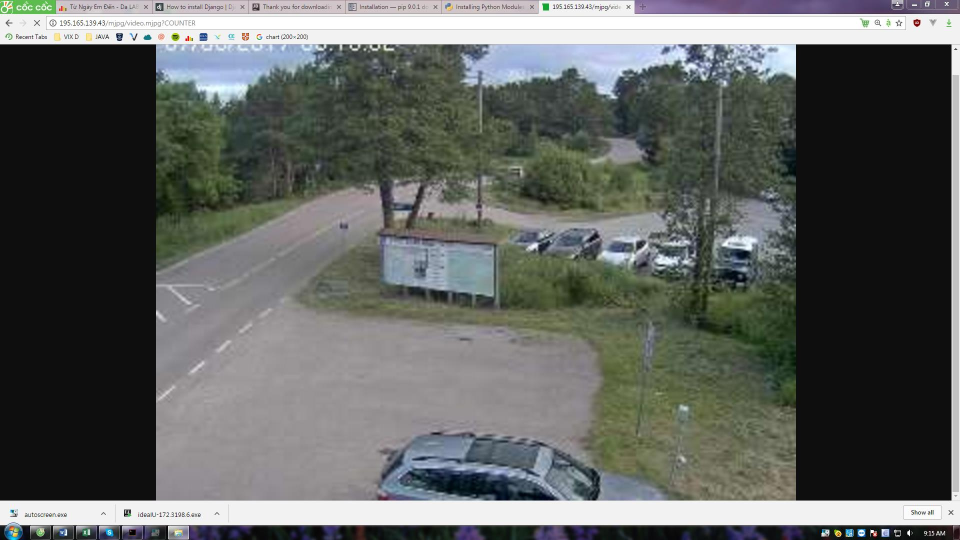
#> input picture images/2017-07-06_09-15-41-308.jpeg, 1920 x 1080 px (shown at 1/2 size)
$ python fingerprint_ccny.py   (Python 2 division)   (older library calls are emulated)
#> lines starting #> are read from the running program, lines starting #| are printed output that depends on the picture
from __future__ import division #make division floating point not integer
# __author__ = 'liorsabag'
import matplotlib as plt
import numpy as np
import cv2
import string
import logging
import time
from pylab import *


# [29 lines left out: function crop_image_to_bb, not called in this run]

from Tkinter import Tk
from tkFileDialog import askopenfilename

def get_file():

    Tk().withdraw() # we don't want a full GUI, so keep the root window from appearing
    filename = askopenfilename() # show an "Open" dialog box and return the path to the selected file
#> the answer given: ../images/2017-07-06_09-15-41-308.jpeg
    print(filename)
    img_array=cv2.imread(filename)
#> img_array is the input picture: shape (1080, 1920, 3); mean B, G, R 95.5, 98.4, 95.5
 #   cv2.imshow('image',img_array)
 #   cv2.waitKey(100)
    return(img_array)


# [204 lines left out: functions find_color_percentages, fp_ccny, not called in this run]


def nothing(x):
    pass

def make_sliders(options):
# Create a black image, a window

    cv2.namedWindow('image')
   # print(options)
    # create trackbars for color change
    for item in options:
        print(item)
        for key in item:
            if item[key] in ["Boolean","boolean","Bool","bool"]:
                range_min=0
                range_max=1
                switch = '0 : OFF \n1 : ON'
                cv2.createTrackbar(switch, 'image',0,1,nothing)
            else:
                range_min=item[key][0]
                range_max=item[key][1]
                cv2.createTrackbar(key,'image',range_min,range_max,nothing)
#                cv2.createTrackbar("H-Min", "Processed", processor.tmin1, 255, processor.min1)
            print('varname:'+key+' min:'+str(range_min)+' max:'+str(range_max))

    # create switch for ON/OFF functionality
#    switch = '0 : OFF \n1 : ON'
#    cv2.createTrackbar(switch, 'image',0,1,nothing)


def get_params(options):
    vals=[]
   # print(options)
    for item in options:
        print(item)
        for key in item:

            if item[key] in ["Boolean","boolean","Bool","bool"]:
                switch = '0 : OFF \n1 : ON'
                value = cv2.getTrackbarPos(switch,'image')
                print('varname:'+key+' val:'+str(value))

            else:
                value = cv2.getTrackbarPos(key,'image')
    #        print('varname:'+key+' val:'+str(value))
            vals.append(value)
    return(vals)


# [52 lines left out: function fp_old, not called in this run]

def unwrinkle(img_array,params):
    """
    :param img_array:
    :return unwrinkled image:
    """
    print('unwrinkling...')

    #greyscale
    #gaussian smooth
    #canny edge
    #morphology (dilate i guess) to remove small ad edges
    #histogram equalization
    #select circle centered on image
    #radon xform
    #rotate to 0
    #haar wavelet
    #co-occurence matrix for wavelet subimages
    #six statistical features


#    h, w = img_array.shape[:2]
#maybe deal with grayscale input images.......tomorrow
#defaults
#    blur_kernelsize=1
#    blur_sigma=9
#    edge_minval=30
#    edge_maxval=90
#    edge_aperture_size=3
#    use_accurate_gradient=1
#    erode_size=1

  #  print locals().keys()
    blur_kernelsize=params[0]
    blur_sigma=params[1]
    edge_minval=params[2]
    edge_maxval=params[3]
    edge_aperture_size=params[4]
    use_accurate_gradient=params[5]
    erode_size=params[6]

#convert to gray
    gray = cv2.cvtColor(img_array, cv2.COLOR_BGR2GRAY)
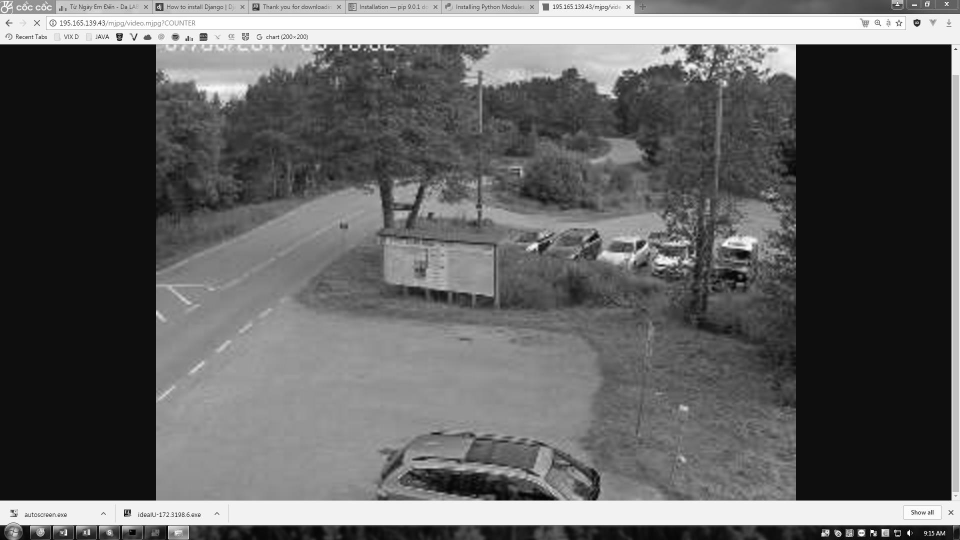
#> gray: shape (1080, 1920) (shown at 1/2 size); min 0, max 255, mean 97.1

#blur (guassian) kernelsize has to be odd
    if blur_kernelsize%2 != 1 :
        blur_kernelsize=blur_kernelsize+1
    blurred=cv2.GaussianBlur(gray,(blur_kernelsize,blur_kernelsize),blur_sigma)

#find edges - canny edge detector
#    edges = cv2.Canny(blurred,minVal=edge_minval,maxVal=edge_maxval,aperture_size=edge_aperture_size,L2gradient=use_accurate_gradient)
    #edge_map=
    if edge_aperture_size % 2 != 1:
        edge_aperture_size=edge_aperture_size+1
    if edge_aperture_size <3:
        edge_aperture_size = 3    #edge_map=
    if edge_aperture_size >7:
        edge_aperture_size = 7

    if edge_minval is 0:
        edge_minval = 1
    if edge_maxval is 0:
        edge_maxval = 1
  #  edge_minval=50
 #   edge_maxval=100
    if use_accurate_gradient:
        edges = cv2.Canny(image=blurred,threshold1=edge_minval,threshold2=edge_maxval,apertureSize=edge_aperture_size,L2gradient=True)
    else:
  #$      edges = cv2.Canny(image=blurred,threshold1=edge_minval,threshold2=edge_maxval,apertureSize=edge_aperture_size,L2gradient=False)size
        print('eap:'+str(edge_aperture_size))
        edges = cv2.Canny(image=blurred,threshold1=edge_minval,threshold2=edge_maxval,apertureSize=edge_aperture_size,L2gradient=False)
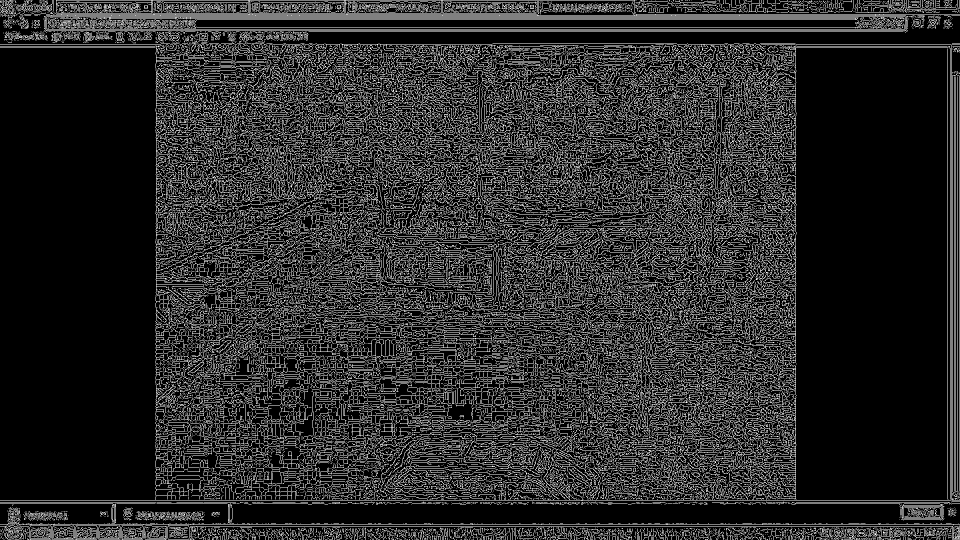
#> edges: shape (1080, 1920) (shown at 1/2 size); 16.7% white in thin lines or dots
#erod
    if erode_size<1:
        erode_size=1
#    element = cv2.getStructuringElement(cv2.MORPH_CROSS,(erode_size,erode_size))
    element = cv2.getStructuringElement(cv2.MORPH_ELLIPSE,(erode_size,erode_size))
    eroded = cv2.erode(edges,element)

    return(eroded)

import os
# [39 lines left out: function my_hough_lines, not called in this run]


def do_hardcoded():
    blur_kernelsize=1
    blur_sigma=9
    edge_minval=30
    edge_maxval=90
    edge_aperture_size=3
    use_accurate_gradient=1
    erode_size=1

    import os
    path="testimages"
        #os.path.join("/home","mypath","to_search")
    for r,d,f in os.walk(path):
        for files in f:
           if files[-3:].lower()=='jpg' or files[-4:].lower() =="jpeg":
                filename=os.path.join(r,files)
                print "found: ",filename
                img_array=cv2.imread(filename)
                my_hough_lines(img_array)
                params=(1,9,30,90,3,1,1)
                print(params)
                unwrinkled=unwrinkle(img_array,params)
#        cv2.namedWindow('image')
#        cv2.namedWindow('orig')
                cv2.imshow('unwrinkled',unwrinkled)
                cv2.imshow('original',img_array)
                k = cv2.waitKey(1000) & 0xFF
                #cv2.destroyAllWindows()


############### ########333
#test the various functions
#################

do_hardcoded()

img_array=get_file()
#print(str(img_array[10,1:]))
#plt.figure()
options=[{"blur_kernelsize":(0,100)},{"blur_sigma":(0,100)},{"edge_minval":(0,300)}, \
         {"edge_maxval":(0,300)},{"edge_aperture_size":(3,7)},{"use_accurate_gradient":"Boolean"},\
         {"erode_size":(1,100)}]
#cv2.namedWindow('image')
# Show an image in the window
#cv2.imshow('image',img_array)
make_sliders(options)
params=get_params(options)


# [10 lines of commented-out code are left out]

while(1):

    params=get_params(options)
# [5 lines of commented-out code are left out]
    print('params:'+str(params))
    unwrinkled=unwrinkle(img_array,params)
    cv2.imshow('image',unwrinkled)
    k = cv2.waitKey(0) & 0xFF
#> (key Esc is pressed here)
    if k == 27:
        break
    cv2.imshow('original',img_array)


'''
we first detect colors of white, black, and gray based on saturation S
and luminance I. If the luminance I of a pixel is large enough, and saturation S is less than a special
threshold, then we define the color of the pixel as white. Similarly, the color of a pixel black, can
be determined if the luminance I of a pixel is less enough and saturation S is also satisfied with the
condition. Under the rest values of the luminance I, pixel of color gray could be found in a defined
small S radius range. For other colors (e.g. red, orange, yellow, green, cyan, blue, purple, and pink),
hue information is employed
'''
